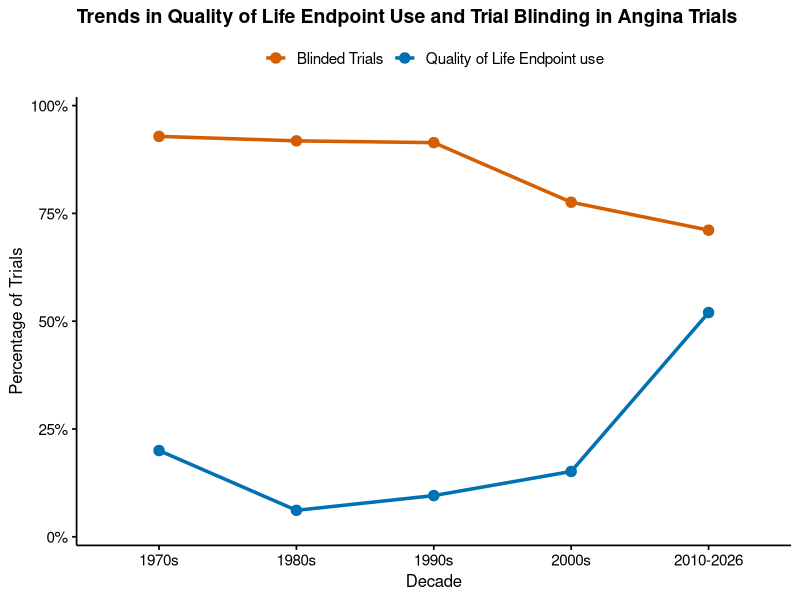
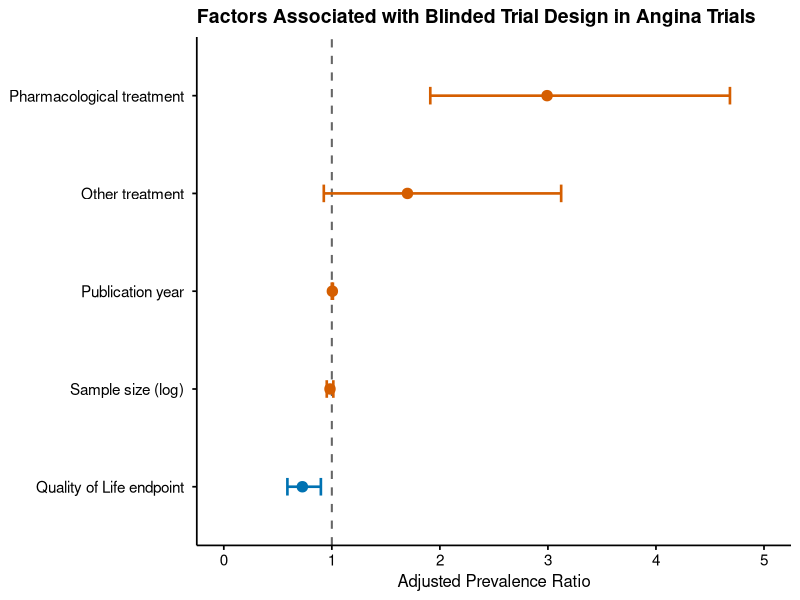
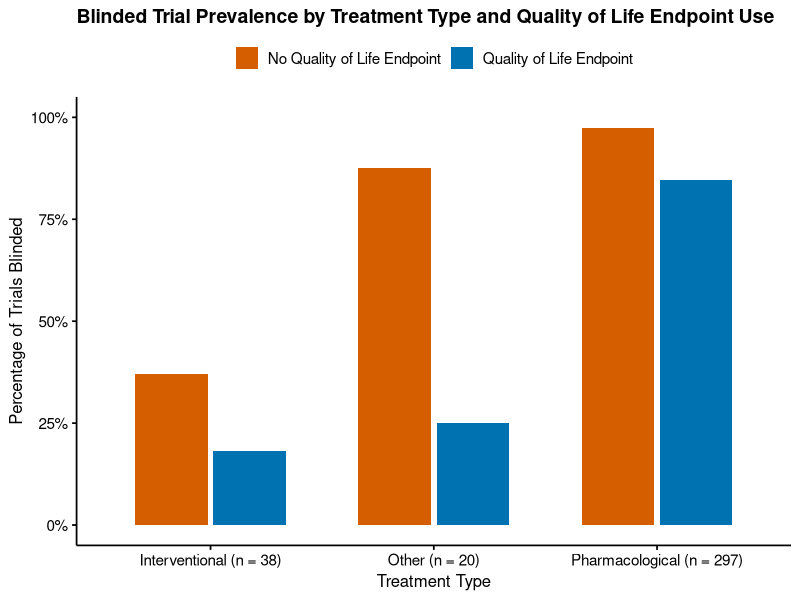
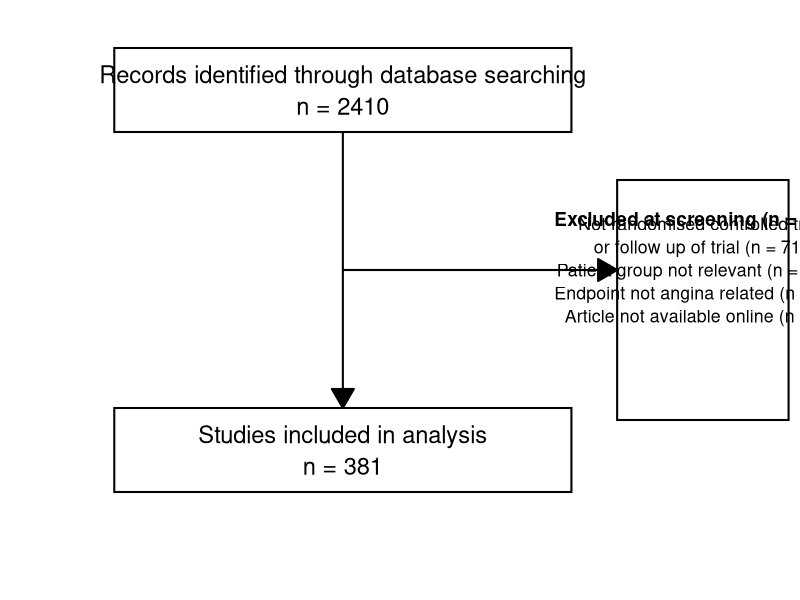
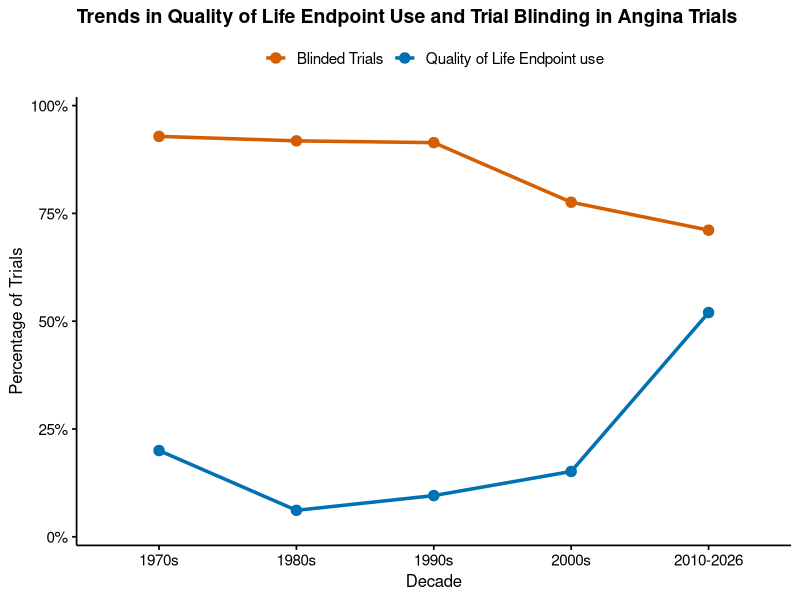
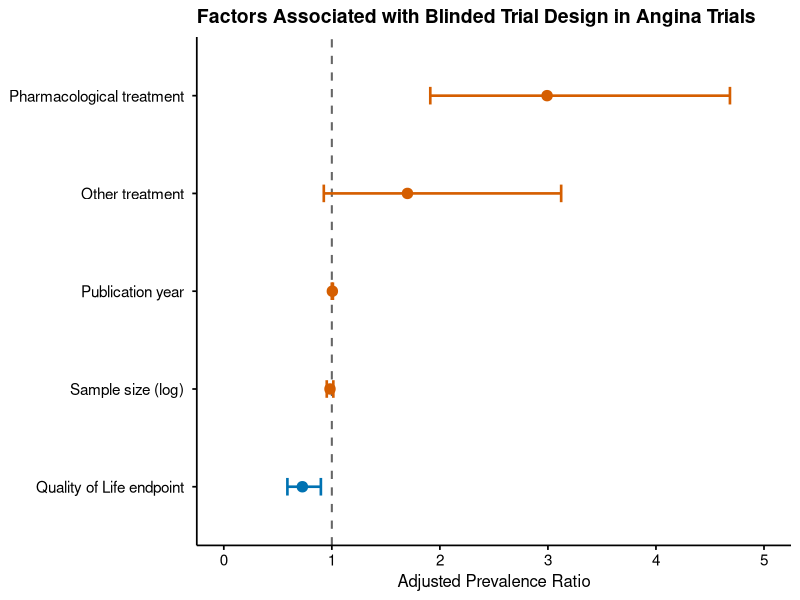
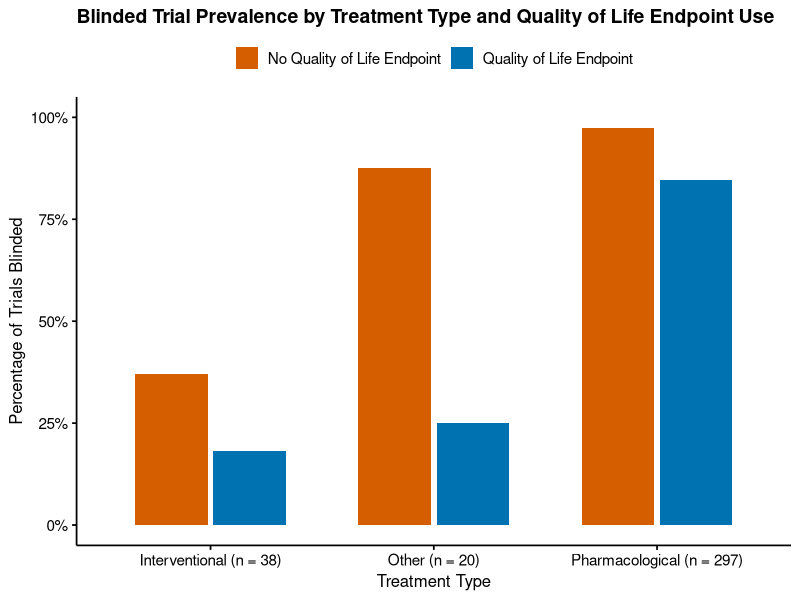
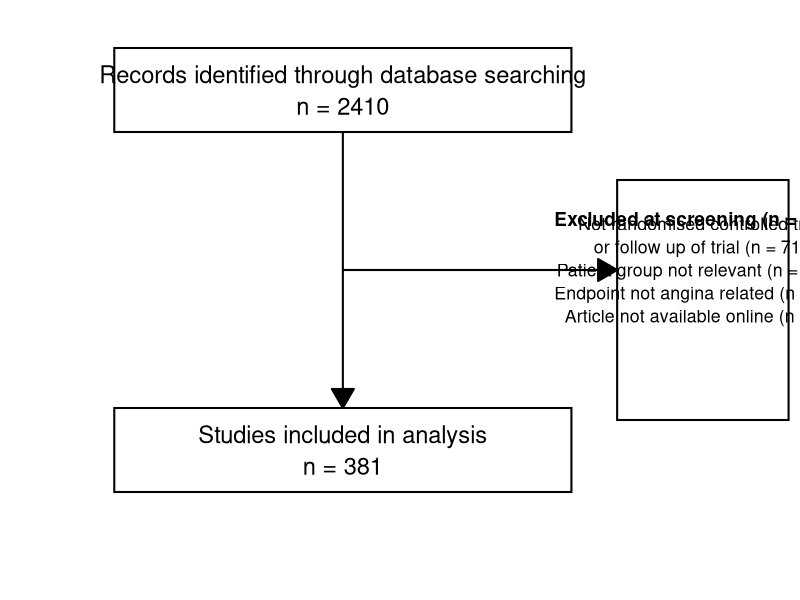

Write R code to recreate these figures, in order. (Note: this script raises an error after producing the figures.)
###R Script for "Blinding and Quality of Life Endpoints in Angina" study###----
#loading in packages and csv file----
#Load in packages
library(tidyverse)
library(lmtest)
library(sandwich)
library(scales)
library(flextable)
library(officer)
library(stringr)

#load in csv file
df <- read_csv("cleaned_data.csv", show_col_types = FALSE)
set.seed(67)
#conversion of types
analysis_df <- df %>%
  mutate(blinded_num = case_when(blinding_binary == "blinded" ~ 1,
      blinding_binary == "unblinded" ~ 0,
      TRUE ~ NA_real_),
    qol_endpoint = as.integer(qol_endpoint),
    year_of_publication = as.numeric(year_of_publication),
    log_n = as.numeric(log_n),
    treatment_type = factor(treatment_type),
    continent = factor(continent),
    decade = factor(decade))
#running poisson regression----
primary_df <- analysis_df %>%
  filter(!is.na(blinded_num),
    !is.na(qol_endpoint),
    !is.na(treatment_type),
    !is.na(year_of_publication),
    !is.na(log_n))


model_primary <- glm(blinded_num ~ qol_endpoint + treatment_type + year_of_publication + log_n,
  family = poisson(link = "log"),
  data = primary_df)

cov_primary <- vcovHC(model_primary, type = "HC0")
primary_coefs <- coeftest(model_primary, vcov = cov_primary)

print(primary_coefs)

primary_table <- as.data.frame(unclass(primary_coefs))
primary_table$term <- rownames(primary_table)
rownames(primary_table) <- NULL

names(primary_table)

names(primary_table)
primary_table <- primary_table %>%
  rename(estimate = Estimate,
    std_error = `Std. Error`,
    z_value = `z value`,
    p_value = `Pr(>|z|)`) %>%
  mutate(aPR = exp(estimate),
    CI_low = exp(estimate - 1.96 * std_error),
    CI_high = exp(estimate + 1.96 * std_error)) %>%
  select(term, estimate, std_error, z_value, p_value, aPR, CI_low, CI_high)

print(primary_table)

#Figure 1- temporal trends----
trend_table <- analysis_df %>%
  group_by(decade) %>%
  summarise(n_trials = n(),
    pct_qol = mean(qol_endpoint == 1, na.rm = TRUE),
    pct_blinded = mean(blinded_num == 1, na.rm = TRUE),
    .groups = "drop")

print(trend_table)

plot_trend_df <- trend_table %>%
  pivot_longer(cols = c(pct_qol, pct_blinded),
    names_to = "metric",
    values_to = "value") %>%
  mutate(metric = case_when(
      metric == "pct_qol" ~ "Quality of Life Endpoint use",
      metric == "pct_blinded" ~ "Blinded Trials"))

#Figure 2- temporal trend figure----
figure2 <- ggplot(
  plot_trend_df,
  aes(x = decade, y = value, group = metric, colour = metric)) +
  geom_line(linewidth = 1.2) +
  geom_point(size = 3.2) +
  scale_y_continuous(
    labels = percent_format(accuracy = 1),
    limits = c(0, 1),
    expand = expansion(mult = c(0.02, 0.02))) +
  scale_colour_manual(
    values = c(
      "Blinded Trials" = "#D55E00",
      "Quality of Life Endpoint use" = "#0072B2")) +
  labs(title = "Trends in Quality of Life Endpoint Use and Trial Blinding in Angina Trials",
    x = "Decade",
    y = "Percentage of Trials",
    colour = NULL) +
  theme_classic(base_size = 13) +
  theme(legend.position = "top",
    legend.text = element_text(size = 11),
    axis.title = element_text(size = 12),
    axis.text = element_text(size = 11, colour = "black"),
    plot.title = element_text(face = "bold", size = 14, hjust = 0),
    axis.line = element_line(colour = "black"),
    axis.ticks = element_line(colour = "black")
  )

print(figure2)

ggsave(filename = "figure2_temporal_trends.png",plot = figure2,width = 9,height = 5,dpi = 300)

#Figure 3- Forest plot showing poisson regression results----
palette_main <- c("QoL endpoint" = "#D55E00", "Other variables" = "#0072B2")

forest_df <- primary_table %>%
  filter(term != "(Intercept)") %>%
  mutate(label = case_when(term == "qol_endpoint" ~ "QoL endpoint",
      term == "year_of_publication" ~ "Publication year",
      term == "log_n" ~ "Log sample size",
      term == "treatment_typeother" ~ "Treatment: other",
      term == "treatment_typepharmacological" ~ "Treatment: pharmacological",
      TRUE ~ term),
    colour_group = ifelse(term == "qol_endpoint", "QoL endpoint", "Other variables"))


forest_df <- forest_df %>% 
  mutate(label = recode(label,"Treatment: pharmacological" = "Pharmacological treatment","Treatment: other" = "Other treatment","Publication year" = "Publication year","Log sample size" = "Sample size (log)","QoL endpoint" = "Quality of Life endpoint"),
    label = factor(label,levels = c("Quality of Life endpoint","Sample size (log)","Publication year","Other treatment","Pharmacological treatment")),colour_group = recode(colour_group,"QoL endpoint" = "Quality of Life endpoint","Other variables" = "Other variables"))

figure3 <- ggplot(
  forest_df,
  aes(x = aPR, y = label, colour = colour_group)) +
  geom_vline(
    xintercept = 1,
    linetype = "dashed",
    linewidth = 0.7,
    colour = "grey40") +
  geom_errorbarh(
    aes(xmin = CI_low, xmax = CI_high),
    height = 0.18,
    linewidth = 0.9) +
  geom_point(size = 3.2) +
  scale_colour_manual(values = c("Other variables" = "#D55E00",
      "Quality of Life endpoint" = "#0072B2")) +
  scale_x_continuous(
    limits = c(0, 5),
    breaks = seq(0, 5, by = 1)) +
  labs(title = "Factors Associated with Blinded Trial Design in Angina Trials",
    x = "Adjusted Prevalence Ratio",
    y = NULL,
    colour = NULL) +
  theme_classic(base_size = 13) +
  theme(legend.position = "none",
    axis.title.x = element_text(size = 12),
    axis.text.x = element_text(size = 11, colour = "black"),
    axis.text.y = element_text(size = 11, colour = "black", margin = margin(r = 6)),
    axis.line = element_line(colour = "black"),
    axis.ticks = element_line(colour = "black"),
    plot.title = element_text(face = "bold", size = 14, hjust = 0))
print(figure3)

ggsave("figure3_primary_forest_coloured.png",figure3,width = 8,height = 5,dpi = 300)
#Figure 4- stratified by endpoints----
stratified_table <- analysis_df %>%
  filter(!is.na(blinded_num)) %>%
  group_by(treatment_type, qol_endpoint) %>%
  summarise(n_blinded = sum(blinded_num == 1, na.rm = TRUE),
    n_unblinded = sum(blinded_num == 0, na.rm = TRUE),
    total = n(),
    pct_blinded = mean(blinded_num == 1, na.rm = TRUE),
    .groups = "drop")
plot_stratified_df <- stratified_table %>%
  mutate(qol_group = if_else(qol_endpoint == 1,"Quality of Life Endpoint","No Quality of Life Endpoint"),
    treatment_type = recode(treatment_type,
      "interventional" = "Interventional",
      "other" = "Other",
      "pharmacological" = "Pharmacological"))
treatment_sizes <- plot_stratified_df %>%
  group_by(treatment_type) %>%
  summarise(n = sum(total), .groups = "drop")

plot_stratified_df <- plot_stratified_df %>%
  left_join(treatment_sizes, by = "treatment_type")

plot_stratified_df <- plot_stratified_df %>%
  mutate(treatment_label = paste0(treatment_type, " (n = ", n, ")"),
    treatment_label = factor(treatment_label,levels = paste0(c("Interventional","Other","Pharmacological")," (n = ",treatment_sizes$n[match(c("Interventional","Other","Pharmacological"),treatment_sizes$treatment_type)],")")))

figure4 <- ggplot(plot_stratified_df,aes(x = treatment_label, y = pct_blinded, fill = qol_group)) +
  geom_col(position = position_dodge(width = 0.7),width = 0.65) +
  scale_fill_manual(values = c("No Quality of Life Endpoint" = "#D55E00","Quality of Life Endpoint" = "#0072B2")) +
  scale_y_continuous(labels = percent_format(accuracy = 1),limits = c(0, 1)) +
  labs(title = "Blinded Trial Prevalence by Treatment Type and Quality of Life Endpoint Use",
    x = "Treatment Type",y = "Percentage of Trials Blinded",fill = NULL) +
  theme_classic(base_size = 13) +
  theme(legend.position = "top",
    legend.text = element_text(size = 11),
    axis.title = element_text(size = 12),
    axis.text = element_text(size = 11, colour = "black"),
    plot.title = element_text(face = "bold", size = 14, hjust = 0),
    axis.line = element_line(colour = "black"),
    axis.ticks = element_line(colour = "black"))
print(figure4)

ggsave(
  filename = "figure4_stratified_bars.png",
  plot = figure4,
  width = 9,
  height = 5,
  dpi = 300
)
#prisma flowchart----
prisma_plot <- ggplot() +
  coord_cartesian(xlim = c(0, 14), ylim = c(0, 10), expand = FALSE) +
  theme_void() +
  annotate("rect",xmin = 2, xmax = 10,ymin = 7.8, ymax = 9.2,fill = "white", color = "black", linewidth = 0.7) +
  annotate("rect",xmin = 2, xmax = 10,ymin = 1.8, ymax = 3.2,fill = "white", color = "black", linewidth = 0.7) +
  annotate("rect",xmin = 10.8, xmax = 13.8,ymin = 3.0, ymax = 7.0,fill = "white", color = "black", linewidth = 0.7) +
  annotate("text",x = 6, y = 8.5,label = "Records identified through database searching\nn = 2410",size = 6, family = "sans", lineheight = 1.1) +
  annotate("text",x = 6, y = 2.5,label = "Studies included in analysis\nn = 381",size = 6, family = "sans", lineheight = 1.1) +
  annotate("text",x = 12.3, y = 6.35,label = "Excluded at screening (n = 2029)",size = 4.8, family = "sans", fontface = "bold") +
  annotate("text",x = 12.3, y = 5.5,label = paste("Not randomised controlled trial \n or follow up of trial (n = 710)","Patient group not relevant (n = 1159)","Endpoint not angina related (n = 146)","Article not available online (n = 14)",sep = "\n"),size = 4.5, family = "sans", lineheight = 1.08) +
  annotate("segment", x = 6, xend = 6,y = 7.8, yend = 3.2,linewidth = 0.7,arrow = arrow(length = unit(0.22, "inches"), type = "closed")) +
  annotate("segment",x = 6, xend = 10.8,y = 5.5, yend = 5.5,linewidth = 0.7,arrow = arrow(length = unit(0.22, "inches"), type = "closed"))
print(prisma_plot)
ggsave("figure1_prisma_diagram.png",prisma_plot,width = 15,height = 8,dpi = 600,bg = "white")


#table 1- grouping trials by QoL/non-QoL----
analysis_df <- df %>%
  mutate(sample_size = exp(log_n),qol_endpoint = factor(qol_endpoint,levels = c(0, 1),labels = c("No QoL endpoint", "QoL endpoint")),treatment_type = treatment_type %>% str_trim() %>% str_to_lower(),treatment_type = factor(treatment_type,levels = c("pharmacological", "interventional", "other"),labels = c("Pharmacological", "Interventional", "Other")),
    blinding_binary = blinding_binary %>% str_trim() %>% str_to_lower(),blinding_binary = factor(blinding_binary,levels = c("blinded", "unblinded"),labels = c("Blinded", "Unblinded")))

table1 <- analysis_df %>%select(qol_endpoint,sample_size,treatment_type,blinding_binary) %>%
  tbl_summary(by = qol_endpoint,statistic = list(sample_size ~ "{median} ({p25}, {p75})",all_categorical() ~ "{n} / {N} ({p}%)"),
    label = list(sample_size ~ "Sample size",treatment_type ~ "Treatment type",blinding_binary ~ "Blinding"),missing = "no") %>%add_overall(last = TRUE) %>% bold_labels() %>% modify_table_styling(columns = label,rows = TRUE,indent = 0)

table1_ft <- as_flex_table(table1)

table1_ft <- as_flex_table(table1) %>%
  add_header_lines(values = "Table 1. Characteristics of Included Trials according to Quality-of-Life Endpoint use") %>% bold(part = "header") %>% bold(i = ~ label %in% c("Sample size", "Treatment type", "Blinding"), bold = TRUE) %>%
  align(j = 1, align = "left", part = "all") %>% align(j = 2:4, align = "center", part = "all") %>%
  border_remove() %>% hline_top(part = "header", border = fp_border(width = 1.2)) %>% hline(part = "header", border = fp_border(width = 1.0)) %>% hline_bottom(part = "body", border = fp_border(width = 1.2)) %>% autofit()

table1_ft <- table1_ft %>% add_footer_lines(values = c("Blinding status was unavailable for 26 trials."))
save_as_docx("Table 1" = table1_ft,path = "table1.docx")

#table 2- poisson regression coded in same format as table 1----
analysis_df <- df %>%mutate(blinded_num = case_when(blinding_binary == "blinded" ~ 1,blinding_binary == "unblinded" ~ 0,TRUE ~ NA_real_),
    qol_endpoint = as.integer(qol_endpoint),treatment_type = treatment_type %>%stringr::str_trim() %>%stringr::str_to_lower(),
    treatment_type = factor(treatment_type,levels = c("interventional", "other", "pharmacological")),
    year_of_publication = as.numeric(year_of_publication),log_n = as.numeric(log_n))

primary_df <- analysis_df %>%filter(!is.na(blinded_num),!is.na(qol_endpoint),!is.na(treatment_type),!is.na(year_of_publication),!is.na(log_n))

model_primary <- glm(blinded_num ~ qol_endpoint + treatment_type + year_of_publication + log_n,family = poisson(link = "log"),data = primary_df)
cov_primary <- vcovHC(model_primary, type = "HC0")
primary_coefs <- coeftest(model_primary, vcov = cov_primary)

primary_table <- as.data.frame(unclass(primary_coefs))
primary_table$term <- rownames(primary_table)
rownames(primary_table) <- NULL

primary_table <- primary_table %>%rename(estimate = `Estimate`,std_error = `Std. Error`,z_value = `z value`,p_value = `Pr(>|z|)`) %>%
  mutate(aPR = exp(estimate),CI_low = exp(estimate - 1.96 * std_error),CI_high = exp(estimate + 1.96 * std_error)) %>%
  filter(term != "(Intercept)") %>%
  mutate(Variable = case_when(term == "qol_endpoint" ~ "QoL endpoint",term == "treatment_typeother" ~ "Treatment type: Other",term == "treatment_typepharmacological" ~ "Treatment type: Pharmacological",term == "year_of_publication" ~ "Publication year",term == "log_n" ~ "Log sample size",TRUE ~ term),
    `Adjusted prevalence ratio` = sprintf("%.2f", aPR),`95% CI` = paste0(sprintf("%.2f", CI_low), " to ", sprintf("%.2f", CI_high)),`P value` = ifelse(p_value < 0.001, "<0.001", sprintf("%.3f", p_value))) %>%
  select(Variable, `Adjusted prevalence ratio`, `95% CI`, `P value`)

primary_table <- primary_table %>%
  mutate(order = case_when(Variable == "QoL endpoint" ~ 1,Variable == "Treatment type: Pharmacological" ~ 2,Variable == "Treatment type: Other" ~ 3,Variable == "Publication year" ~ 4,Variable == "Log sample size" ~ 5,TRUE ~ 99)) %>%arrange(order) %>%select(-order)

forest_results_ft <- flextable(primary_table) %>%
  bold(part = "header") %>% bold(i = ~ Variable == "QoL endpoint", bold = TRUE) %>% align(j = 1, align = "left", part = "all") %>%
  align(j = 2:4, align = "center", part = "all") %>% border_remove() %>% hline_top(part = "header", border = fp_border(width = 1.2)) %>%
  hline(part = "header", border = fp_border(width = 1.0)) %>% hline_bottom(part = "body", border = fp_border(width = 1.2)) %>%
  autofit()

forest_results_ft <- add_header_lines(forest_results_ft,values = "Table 2. Adjusted Associations between Quality-of-Life Endpoint use and Trial Blinding")
doc <- read_docx()
doc <- body_add_flextable(doc, forest_results_ft)

print(doc, target = "Table2_regression_results.docx")
